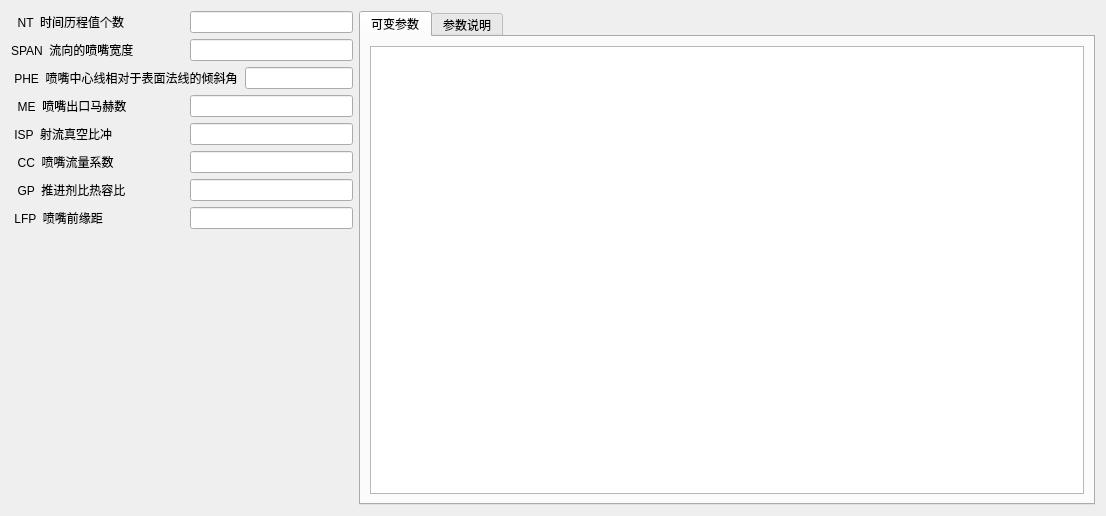
<?xml version="1.0" encoding="UTF-8"?>
<ui version="4.0">
 <class>TRNJET</class>
 <widget class="QWidget" name="TRNJET">
  <property name="geometry">
   <rect>
    <x>0</x>
    <y>0</y>
    <width>1106</width>
    <height>516</height>
   </rect>
  </property>
  <property name="windowTitle">
   <string>横向射流控制装置</string>
  </property>
  <layout class="QHBoxLayout" name="horizontalLayout">
   <item>
    <layout class="QVBoxLayout" name="verticalLayout">
     <item>
      <layout class="QHBoxLayout" name="horizontalLayout_2">
       <item>
        <widget class="QLabel" name="label_NT">
         <property name="text">
          <string>  NT  时间历程值个数</string>
         </property>
        </widget>
       </item>
       <item>
        <spacer name="horizontalSpacer_2">
         <property name="orientation">
          <enum>Qt::Horizontal</enum>
         </property>
         <property name="sizeType">
          <enum>QSizePolicy::Preferred</enum>
         </property>
         <property name="sizeHint" stdset="0">
          <size>
           <width>10</width>
           <height>20</height>
          </size>
         </property>
        </spacer>
       </item>
       <item>
        <widget class="QLineEdit" name="NT">
         <property name="sizePolicy">
          <sizepolicy hsizetype="Preferred" vsizetype="Fixed">
           <horstretch>0</horstretch>
           <verstretch>0</verstretch>
          </sizepolicy>
         </property>
         <property name="minimumSize">
          <size>
           <width>80</width>
           <height>0</height>
          </size>
         </property>
         <property name="toolTip">
          <string>number of time history values,maximum of 10 &lt;br&gt;时间历史值的个数 </string>
         </property>
        </widget>
       </item>
      </layout>
     </item>
     <item>
      <layout class="QHBoxLayout" name="horizontalLayout_3">
       <item>
        <widget class="QLabel" name="label_SPAN">
         <property name="text">
          <string>SPAN  流向的喷嘴宽度</string>
         </property>
        </widget>
       </item>
       <item>
        <spacer name="horizontalSpacer_3">
         <property name="orientation">
          <enum>Qt::Horizontal</enum>
         </property>
         <property name="sizeType">
          <enum>QSizePolicy::Preferred</enum>
         </property>
         <property name="sizeHint" stdset="0">
          <size>
           <width>10</width>
           <height>20</height>
          </size>
         </property>
        </spacer>
       </item>
       <item>
        <widget class="QLineEdit" name="SPAN">
         <property name="sizePolicy">
          <sizepolicy hsizetype="Preferred" vsizetype="Fixed">
           <horstretch>0</horstretch>
           <verstretch>0</verstretch>
          </sizepolicy>
         </property>
         <property name="minimumSize">
          <size>
           <width>80</width>
           <height>0</height>
          </size>
         </property>
         <property name="toolTip">
          <string>span of nozzle normal to flow direction &lt;br&gt;来流方向的喷嘴宽度 </string>
         </property>
        </widget>
       </item>
      </layout>
     </item>
     <item>
      <layout class="QHBoxLayout" name="horizontalLayout_4">
       <item>
        <widget class="QLabel" name="label_PHE">
         <property name="text">
          <string> PHE  喷嘴中心线相对于表面法线的倾斜角</string>
         </property>
        </widget>
       </item>
       <item>
        <spacer name="horizontalSpacer_4">
         <property name="orientation">
          <enum>Qt::Horizontal</enum>
         </property>
         <property name="sizeType">
          <enum>QSizePolicy::Preferred</enum>
         </property>
         <property name="sizeHint" stdset="0">
          <size>
           <width>1</width>
           <height>20</height>
          </size>
         </property>
        </spacer>
       </item>
       <item>
        <widget class="QLineEdit" name="PHE">
         <property name="sizePolicy">
          <sizepolicy hsizetype="Preferred" vsizetype="Fixed">
           <horstretch>0</horstretch>
           <verstretch>0</verstretch>
          </sizepolicy>
         </property>
         <property name="minimumSize">
          <size>
           <width>80</width>
           <height>0</height>
          </size>
         </property>
         <property name="toolTip">
          <string>inclination of nozzle center line relative to an axis normal to surface &lt;br&gt;喷嘴中心线相对于表面法线的倾斜角</string>
         </property>
        </widget>
       </item>
      </layout>
     </item>
     <item>
      <layout class="QHBoxLayout" name="horizontalLayout_5">
       <item>
        <widget class="QLabel" name="label_ME">
         <property name="text">
          <string>  ME  喷嘴出口马赫数 </string>
         </property>
        </widget>
       </item>
       <item>
        <spacer name="horizontalSpacer_5">
         <property name="orientation">
          <enum>Qt::Horizontal</enum>
         </property>
         <property name="sizeType">
          <enum>QSizePolicy::Preferred</enum>
         </property>
         <property name="sizeHint" stdset="0">
          <size>
           <width>10</width>
           <height>20</height>
          </size>
         </property>
        </spacer>
       </item>
       <item>
        <widget class="QLineEdit" name="ME">
         <property name="sizePolicy">
          <sizepolicy hsizetype="Preferred" vsizetype="Fixed">
           <horstretch>0</horstretch>
           <verstretch>0</verstretch>
          </sizepolicy>
         </property>
         <property name="minimumSize">
          <size>
           <width>80</width>
           <height>0</height>
          </size>
         </property>
         <property name="toolTip">
          <string>ME&lt;br&gt;喷嘴出口马赫数 </string>
         </property>
        </widget>
       </item>
      </layout>
     </item>
     <item>
      <layout class="QHBoxLayout" name="horizontalLayout_6">
       <item>
        <widget class="QLabel" name="label_ISP">
         <property name="text">
          <string> ISP  射流真空比冲</string>
         </property>
        </widget>
       </item>
       <item>
        <spacer name="horizontalSpacer_6">
         <property name="orientation">
          <enum>Qt::Horizontal</enum>
         </property>
         <property name="sizeType">
          <enum>QSizePolicy::Preferred</enum>
         </property>
         <property name="sizeHint" stdset="0">
          <size>
           <width>10</width>
           <height>20</height>
          </size>
         </property>
        </spacer>
       </item>
       <item>
        <widget class="QLineEdit" name="ISP">
         <property name="sizePolicy">
          <sizepolicy hsizetype="Preferred" vsizetype="Fixed">
           <horstretch>0</horstretch>
           <verstretch>0</verstretch>
          </sizepolicy>
         </property>
         <property name="minimumSize">
          <size>
           <width>80</width>
           <height>0</height>
          </size>
         </property>
         <property name="toolTip">
          <string>jet vacuum specific impulse&lt;br&gt;射流真空比冲</string>
         </property>
        </widget>
       </item>
      </layout>
     </item>
     <item>
      <layout class="QHBoxLayout" name="horizontalLayout_7">
       <item>
        <widget class="QLabel" name="label_CC">
         <property name="text">
          <string>  CC  喷嘴流量系数</string>
         </property>
        </widget>
       </item>
       <item>
        <spacer name="horizontalSpacer_7">
         <property name="orientation">
          <enum>Qt::Horizontal</enum>
         </property>
         <property name="sizeType">
          <enum>QSizePolicy::Preferred</enum>
         </property>
         <property name="sizeHint" stdset="0">
          <size>
           <width>10</width>
           <height>20</height>
          </size>
         </property>
        </spacer>
       </item>
       <item>
        <widget class="QLineEdit" name="CC">
         <property name="sizePolicy">
          <sizepolicy hsizetype="Preferred" vsizetype="Fixed">
           <horstretch>0</horstretch>
           <verstretch>0</verstretch>
          </sizepolicy>
         </property>
         <property name="minimumSize">
          <size>
           <width>80</width>
           <height>0</height>
          </size>
         </property>
         <property name="toolTip">
          <string>nozzle discharge coefficient&lt;br&gt;喷嘴流量系数</string>
         </property>
        </widget>
       </item>
      </layout>
     </item>
     <item>
      <layout class="QHBoxLayout" name="horizontalLayout_8">
       <item>
        <widget class="QLabel" name="label_GP">
         <property name="text">
          <string>  GP  推进剂比热容比</string>
         </property>
        </widget>
       </item>
       <item>
        <spacer name="horizontalSpacer_8">
         <property name="orientation">
          <enum>Qt::Horizontal</enum>
         </property>
         <property name="sizeType">
          <enum>QSizePolicy::Preferred</enum>
         </property>
         <property name="sizeHint" stdset="0">
          <size>
           <width>10</width>
           <height>20</height>
          </size>
         </property>
        </spacer>
       </item>
       <item>
        <widget class="QLineEdit" name="GP">
         <property name="sizePolicy">
          <sizepolicy hsizetype="Preferred" vsizetype="Fixed">
           <horstretch>0</horstretch>
           <verstretch>0</verstretch>
          </sizepolicy>
         </property>
         <property name="minimumSize">
          <size>
           <width>80</width>
           <height>0</height>
          </size>
         </property>
         <property name="toolTip">
          <string>specific heat ratio of propellant &lt;br&gt;推进剂比热容比</string>
         </property>
        </widget>
       </item>
      </layout>
     </item>
     <item>
      <layout class="QHBoxLayout" name="horizontalLayout_9">
       <item>
        <widget class="QLabel" name="label_LFP">
         <property name="text">
          <string> LFP  喷嘴前缘距</string>
         </property>
        </widget>
       </item>
       <item>
        <spacer name="horizontalSpacer_9">
         <property name="orientation">
          <enum>Qt::Horizontal</enum>
         </property>
         <property name="sizeType">
          <enum>QSizePolicy::Preferred</enum>
         </property>
         <property name="sizeHint" stdset="0">
          <size>
           <width>10</width>
           <height>20</height>
          </size>
         </property>
        </spacer>
       </item>
       <item>
        <widget class="QLineEdit" name="LFP">
         <property name="sizePolicy">
          <sizepolicy hsizetype="Preferred" vsizetype="Fixed">
           <horstretch>0</horstretch>
           <verstretch>0</verstretch>
          </sizepolicy>
         </property>
         <property name="minimumSize">
          <size>
           <width>80</width>
           <height>0</height>
          </size>
         </property>
         <property name="toolTip">
          <string> distance of nozzle from plate leading edge &lt;br&gt; 喷嘴前缘距</string>
         </property>
        </widget>
       </item>
      </layout>
     </item>
     <item>
      <spacer name="verticalSpacer">
       <property name="orientation">
        <enum>Qt::Vertical</enum>
       </property>
       <property name="sizeHint" stdset="0">
        <size>
         <width>20</width>
         <height>40</height>
        </size>
       </property>
      </spacer>
     </item>
    </layout>
   </item>
   <item>
    <widget class="QTabWidget" name="tabWidget_input">
     <property name="currentIndex">
      <number>0</number>
     </property>
     <widget class="QWidget" name="tab_4">
      <attribute name="title">
       <string>可变参数</string>
      </attribute>
      <layout class="QHBoxLayout" name="horizontalLayout_19">
       <item>
        <widget class="QTableWidget" name="tableWidget_timeVar"/>
       </item>
      </layout>
     </widget>
     <widget class="QWidget" name="tab_3">
      <attribute name="title">
       <string>参数说明</string>
      </attribute>
      <layout class="QHBoxLayout" name="horizontalLayout_17">
       <item>
        <widget class="QTextBrowser" name="textBrowser">
         <property name="html">
          <string>&lt;!DOCTYPE HTML PUBLIC &quot;-//W3C//DTD HTML 4.0//EN&quot; &quot;http://www.w3.org/TR/REC-html40/strict.dtd&quot;&gt;
&lt;html&gt;&lt;head&gt;&lt;meta name=&quot;qrichtext&quot; content=&quot;1&quot; /&gt;&lt;style type=&quot;text/css&quot;&gt;
p, li { white-space: pre-wrap; }
&lt;/style&gt;&lt;/head&gt;&lt;body style=&quot; font-family:'SimSun'; font-size:9pt; font-weight:400; font-style:normal;&quot;&gt;
&lt;p style=&quot; margin-top:0px; margin-bottom:0px; margin-left:0px; margin-right:0px; -qt-block-indent:0; text-indent:0px;&quot;&gt;  &lt;/p&gt;
&lt;p style=&quot; margin-top:0px; margin-bottom:0px; margin-left:0px; margin-right:0px; -qt-block-indent:0; text-indent:0px;&quot;&gt;&lt;a name=&quot;readme&quot;&gt;&lt;/a&gt;    &lt;/p&gt;
&lt;p style=&quot; margin-top:18px; margin-bottom:12px; margin-left:0px; margin-right:0px; -qt-block-indent:0; text-indent:0px;&quot;&gt;&lt;a name=&quot;user-content-namelist-trnjet选项卡&quot;&gt;&lt;/a&gt;&lt;span style=&quot; font-size:xx-large; font-weight:600;&quot;&gt;N&lt;/span&gt;&lt;span style=&quot; font-size:xx-large; font-weight:600;&quot;&gt;AMELIST TRNJET选项卡&lt;/span&gt;&lt;/p&gt;
&lt;p style=&quot; margin-top:16px; margin-bottom:12px; margin-left:0px; margin-right:0px; -qt-block-indent:0; text-indent:0px;&quot;&gt;&lt;a name=&quot;user-content-transverse-jet-control-input--横向喷流控制装置的输入项&quot;&gt;&lt;/a&gt;&lt;span style=&quot; font-size:x-large; font-weight:600;&quot;&gt;t&lt;/span&gt;&lt;span style=&quot; font-size:x-large; font-weight:600;&quot;&gt;ransverse-jet control input  横向喷流控制装置的输入项&lt;/span&gt;&lt;/p&gt;
&lt;p style=&quot; margin-top:12px; margin-bottom:12px; margin-left:0px; margin-right:0px; -qt-block-indent:0; text-indent:0px;&quot;&gt;&lt;br /&gt;Input for NAMELIST TRNJET&lt;br /&gt;&lt;/p&gt;
&lt;p style=&quot; margin-top:14px; margin-bottom:12px; margin-left:0px; margin-right:0px; -qt-block-indent:0; text-indent:0px;&quot;&gt;&lt;a name=&quot;user-content-参数示意图&quot;&gt;&lt;/a&gt;&lt;span style=&quot; font-size:large; font-weight:600;&quot;&gt;参&lt;/span&gt;&lt;span style=&quot; font-size:large; font-weight:600;&quot;&gt;数示意图&lt;/span&gt;&lt;/p&gt;
&lt;p style=&quot; margin-top:12px; margin-bottom:12px; margin-left:0px; margin-right:0px; -qt-block-indent:0; text-indent:0px;&quot;&gt;&lt;img src=&quot;wiki/fig/TRNJET.png&quot; /&gt;&lt;br /&gt;&lt;/p&gt;
&lt;p style=&quot; margin-top:14px; margin-bottom:12px; margin-left:0px; margin-right:0px; -qt-block-indent:0; text-indent:0px;&quot;&gt;&lt;a name=&quot;user-content-参数表&quot;&gt;&lt;/a&gt;&lt;span style=&quot; font-size:large; font-weight:600;&quot;&gt;参&lt;/span&gt;&lt;span style=&quot; font-size:large; font-weight:600;&quot;&gt;数表&lt;/span&gt;&lt;/p&gt;
&lt;p style=&quot; margin-top:12px; margin-bottom:12px; margin-left:0px; margin-right:0px; -qt-block-indent:0; text-indent:0px;&quot;&gt;&lt;img src=&quot;wiki/fig/TRNJET-para.png&quot; /&gt;&lt;br /&gt;&lt;/p&gt;
&lt;p style=&quot; margin-top:16px; margin-bottom:12px; margin-left:0px; margin-right:0px; -qt-block-indent:0; text-indent:0px;&quot;&gt;&lt;a name=&quot;user-content-参数表-1&quot;&gt;&lt;/a&gt;&lt;span style=&quot; font-size:x-large; font-weight:600;&quot;&gt;参&lt;/span&gt;&lt;span style=&quot; font-size:x-large; font-weight:600;&quot;&gt;数表&lt;/span&gt;&lt;/p&gt;
&lt;table border=&quot;0&quot; style=&quot; margin-top:0px; margin-bottom:0px; margin-left:0px; margin-right:0px;&quot; cellspacing=&quot;2&quot; cellpadding=&quot;0&quot;&gt;&lt;thead&gt;
&lt;tr&gt;
&lt;td&gt;
&lt;p align=&quot;center&quot; style=&quot; margin-top:0px; margin-bottom:0px; margin-left:0px; margin-right:0px; -qt-block-indent:0; text-indent:0px;&quot;&gt;&lt;span style=&quot; font-weight:600;&quot;&gt;工程量&lt;/span&gt;&lt;/p&gt;&lt;/td&gt;
&lt;td&gt;
&lt;p align=&quot;center&quot; style=&quot; margin-top:0px; margin-bottom:0px; margin-left:0px; margin-right:0px; -qt-block-indent:0; text-indent:0px;&quot;&gt;&lt;span style=&quot; font-weight:600;&quot;&gt;VariableName&lt;/span&gt;&lt;/p&gt;&lt;/td&gt;
&lt;td&gt;
&lt;p style=&quot; margin-top:0px; margin-bottom:0px; margin-left:0px; margin-right:0px; -qt-block-indent:0; text-indent:0px;&quot;&gt;&lt;span style=&quot; font-weight:600;&quot;&gt;别名&lt;/span&gt;&lt;/p&gt;&lt;/td&gt;
&lt;td&gt;
&lt;p align=&quot;center&quot; style=&quot; margin-top:0px; margin-bottom:0px; margin-left:0px; margin-right:0px; -qt-block-indent:0; text-indent:0px;&quot;&gt;&lt;span style=&quot; font-weight:600;&quot;&gt;长度限制&lt;/span&gt;&lt;/p&gt;&lt;/td&gt;
&lt;td&gt;
&lt;p style=&quot; margin-top:0px; margin-bottom:0px; margin-left:0px; margin-right:0px; -qt-block-indent:0; text-indent:0px;&quot;&gt;&lt;span style=&quot; font-weight:600;&quot;&gt;Definition&lt;/span&gt;&lt;/p&gt;&lt;/td&gt;
&lt;td&gt;
&lt;p style=&quot; margin-top:0px; margin-bottom:0px; margin-left:0px; margin-right:0px; -qt-block-indent:0; text-indent:0px;&quot;&gt;&lt;span style=&quot; font-weight:600;&quot;&gt;参数说明&lt;/span&gt;&lt;/p&gt;&lt;/td&gt;&lt;/tr&gt;&lt;/thead&gt;
&lt;tr&gt;
&lt;td&gt;&lt;/td&gt;
&lt;td&gt;
&lt;p align=&quot;center&quot; style=&quot; margin-top:0px; margin-bottom:0px; margin-left:0px; margin-right:0px; -qt-block-indent:0; text-indent:0px;&quot;&gt;NT&lt;/p&gt;&lt;/td&gt;
&lt;td&gt;
&lt;p style=&quot; margin-top:0px; margin-bottom:0px; margin-left:0px; margin-right:0px; -qt-block-indent:0; text-indent:0px;&quot;&gt;时间历程值的个数&lt;/p&gt;&lt;/td&gt;
&lt;td&gt;
&lt;p align=&quot;center&quot; style=&quot; margin-top:0px; margin-bottom:0px; margin-left:0px; margin-right:0px; -qt-block-indent:0; text-indent:0px;&quot;&gt;0&lt;/p&gt;&lt;/td&gt;
&lt;td&gt;
&lt;p style=&quot; margin-top:0px; margin-bottom:0px; margin-left:0px; margin-right:0px; -qt-block-indent:0; text-indent:0px;&quot;&gt;number of time history values,maximum of 10&lt;/p&gt;&lt;/td&gt;
&lt;td&gt;
&lt;p style=&quot; margin-top:0px; margin-bottom:0px; margin-left:0px; margin-right:0px; -qt-block-indent:0; text-indent:0px;&quot;&gt;时间历史值的个数&lt;/p&gt;&lt;/td&gt;&lt;/tr&gt;
&lt;tr&gt;
&lt;td&gt;
&lt;p align=&quot;center&quot; style=&quot; margin-top:0px; margin-bottom:0px; margin-left:0px; margin-right:0px; -qt-block-indent:0; text-indent:0px;&quot;&gt;t&lt;/p&gt;&lt;/td&gt;
&lt;td&gt;
&lt;p align=&quot;center&quot; style=&quot; margin-top:0px; margin-bottom:0px; margin-left:0px; margin-right:0px; -qt-block-indent:0; text-indent:0px;&quot;&gt;TIME&lt;/p&gt;&lt;/td&gt;
&lt;td&gt;
&lt;p style=&quot; margin-top:0px; margin-bottom:0px; margin-left:0px; margin-right:0px; -qt-block-indent:0; text-indent:0px;&quot;&gt;时间历程&lt;/p&gt;&lt;/td&gt;
&lt;td&gt;
&lt;p align=&quot;center&quot; style=&quot; margin-top:0px; margin-bottom:0px; margin-left:0px; margin-right:0px; -qt-block-indent:0; text-indent:0px;&quot;&gt;10&lt;/p&gt;&lt;/td&gt;
&lt;td&gt;
&lt;p style=&quot; margin-top:0px; margin-bottom:0px; margin-left:0px; margin-right:0px; -qt-block-indent:0; text-indent:0px;&quot;&gt;time history&lt;/p&gt;&lt;/td&gt;
&lt;td&gt;
&lt;p style=&quot; margin-top:0px; margin-bottom:0px; margin-left:0px; margin-right:0px; -qt-block-indent:0; text-indent:0px;&quot;&gt;时间历史&lt;/p&gt;&lt;/td&gt;&lt;/tr&gt;
&lt;tr&gt;
&lt;td&gt;
&lt;p align=&quot;center&quot; style=&quot; margin-top:0px; margin-bottom:0px; margin-left:0px; margin-right:0px; -qt-block-indent:0; text-indent:0px;&quot;&gt;Fc&lt;/p&gt;&lt;/td&gt;
&lt;td&gt;
&lt;p align=&quot;center&quot; style=&quot; margin-top:0px; margin-bottom:0px; margin-left:0px; margin-right:0px; -qt-block-indent:0; text-indent:0px;&quot;&gt;FC&lt;/p&gt;&lt;/td&gt;
&lt;td&gt;
&lt;p style=&quot; margin-top:0px; margin-bottom:0px; margin-left:0px; margin-right:0px; -qt-block-indent:0; text-indent:0px;&quot;&gt;配平所需的控制力的时间历程&lt;/p&gt;&lt;/td&gt;
&lt;td&gt;
&lt;p align=&quot;center&quot; style=&quot; margin-top:0px; margin-bottom:0px; margin-left:0px; margin-right:0px; -qt-block-indent:0; text-indent:0px;&quot;&gt;10&lt;/p&gt;&lt;/td&gt;
&lt;td&gt;
&lt;p style=&quot; margin-top:0px; margin-bottom:0px; margin-left:0px; margin-right:0px; -qt-block-indent:0; text-indent:0px;&quot;&gt;time history of control force required to trim&lt;/p&gt;&lt;/td&gt;
&lt;td&gt;
&lt;p style=&quot; margin-top:0px; margin-bottom:0px; margin-left:0px; margin-right:0px; -qt-block-indent:0; text-indent:0px;&quot;&gt;配平所需的控制力的时间历程&lt;/p&gt;&lt;/td&gt;&lt;/tr&gt;
&lt;tr&gt;
&lt;td&gt;
&lt;p align=&quot;center&quot; style=&quot; margin-top:0px; margin-bottom:0px; margin-left:0px; margin-right:0px; -qt-block-indent:0; text-indent:0px;&quot;&gt;α∞&lt;/p&gt;&lt;/td&gt;
&lt;td&gt;
&lt;p align=&quot;center&quot; style=&quot; margin-top:0px; margin-bottom:0px; margin-left:0px; margin-right:0px; -qt-block-indent:0; text-indent:0px;&quot;&gt;ALPHA&lt;/p&gt;&lt;/td&gt;
&lt;td&gt;
&lt;p style=&quot; margin-top:0px; margin-bottom:0px; margin-left:0px; margin-right:0px; -qt-block-indent:0; text-indent:0px;&quot;&gt;姿态的时间历程&lt;/p&gt;&lt;/td&gt;
&lt;td&gt;
&lt;p align=&quot;center&quot; style=&quot; margin-top:0px; margin-bottom:0px; margin-left:0px; margin-right:0px; -qt-block-indent:0; text-indent:0px;&quot;&gt;10&lt;/p&gt;&lt;/td&gt;
&lt;td&gt;
&lt;p style=&quot; margin-top:0px; margin-bottom:0px; margin-left:0px; margin-right:0px; -qt-block-indent:0; text-indent:0px;&quot;&gt;time history of attitude&lt;/p&gt;&lt;/td&gt;
&lt;td&gt;
&lt;p style=&quot; margin-top:0px; margin-bottom:0px; margin-left:0px; margin-right:0px; -qt-block-indent:0; text-indent:0px;&quot;&gt;姿态的时间历程&lt;/p&gt;&lt;/td&gt;&lt;/tr&gt;
&lt;tr&gt;
&lt;td&gt;&lt;/td&gt;
&lt;td&gt;
&lt;p align=&quot;center&quot; style=&quot; margin-top:0px; margin-bottom:0px; margin-left:0px; margin-right:0px; -qt-block-indent:0; text-indent:0px;&quot;&gt;LAMNRJ&lt;/p&gt;&lt;/td&gt;
&lt;td&gt;
&lt;p style=&quot; margin-top:0px; margin-bottom:0px; margin-left:0px; margin-right:0px; -qt-block-indent:0; text-indent:0px;&quot;&gt;边界层时间历程&lt;/p&gt;&lt;/td&gt;
&lt;td&gt;
&lt;p align=&quot;center&quot; style=&quot; margin-top:0px; margin-bottom:0px; margin-left:0px; margin-right:0px; -qt-block-indent:0; text-indent:0px;&quot;&gt;10&lt;/p&gt;&lt;/td&gt;
&lt;td&gt;
&lt;p style=&quot; margin-top:0px; margin-bottom:0px; margin-left:0px; margin-right:0px; -qt-block-indent:0; text-indent:0px;&quot;&gt;time history of boundary layer,where&lt;br /&gt; =.TRUE. -Boundary layer is laminar at jet&lt;br /&gt; =.FALSE. -Boundary layer is turbulent at jet&lt;/p&gt;&lt;/td&gt;
&lt;td&gt;
&lt;p style=&quot; margin-top:0px; margin-bottom:0px; margin-left:0px; margin-right:0px; -qt-block-indent:0; text-indent:0px;&quot;&gt;边界层时间历程,当&lt;br /&gt; =.TRUE. -层流边界层&lt;br /&gt; =.FALSE. -湍流边界层&lt;/p&gt;&lt;/td&gt;&lt;/tr&gt;
&lt;tr&gt;
&lt;td&gt;
&lt;p align=&quot;center&quot; style=&quot; margin-top:0px; margin-bottom:0px; margin-left:0px; margin-right:0px; -qt-block-indent:0; text-indent:0px;&quot;&gt;b&lt;/p&gt;&lt;/td&gt;
&lt;td&gt;
&lt;p align=&quot;center&quot; style=&quot; margin-top:0px; margin-bottom:0px; margin-left:0px; margin-right:0px; -qt-block-indent:0; text-indent:0px;&quot;&gt;SPAN&lt;/p&gt;&lt;/td&gt;
&lt;td&gt;
&lt;p style=&quot; margin-top:0px; margin-bottom:0px; margin-left:0px; margin-right:0px; -qt-block-indent:0; text-indent:0px;&quot;&gt;流向的喷嘴宽度&lt;/p&gt;&lt;/td&gt;
&lt;td&gt;
&lt;p align=&quot;center&quot; style=&quot; margin-top:0px; margin-bottom:0px; margin-left:0px; margin-right:0px; -qt-block-indent:0; text-indent:0px;&quot;&gt;0&lt;/p&gt;&lt;/td&gt;
&lt;td&gt;
&lt;p style=&quot; margin-top:0px; margin-bottom:0px; margin-left:0px; margin-right:0px; -qt-block-indent:0; text-indent:0px;&quot;&gt;span of nozzle normal to flow direction&lt;/p&gt;&lt;/td&gt;
&lt;td&gt;
&lt;p style=&quot; margin-top:0px; margin-bottom:0px; margin-left:0px; margin-right:0px; -qt-block-indent:0; text-indent:0px;&quot;&gt;来流方向的喷嘴宽度&lt;/p&gt;&lt;/td&gt;&lt;/tr&gt;
&lt;tr&gt;
&lt;td&gt;
&lt;p align=&quot;center&quot; style=&quot; margin-top:0px; margin-bottom:0px; margin-left:0px; margin-right:0px; -qt-block-indent:0; text-indent:0px;&quot;&gt;ø&lt;/p&gt;&lt;/td&gt;
&lt;td&gt;
&lt;p align=&quot;center&quot; style=&quot; margin-top:0px; margin-bottom:0px; margin-left:0px; margin-right:0px; -qt-block-indent:0; text-indent:0px;&quot;&gt;PHE&lt;/p&gt;&lt;/td&gt;
&lt;td&gt;
&lt;p style=&quot; margin-top:0px; margin-bottom:0px; margin-left:0px; margin-right:0px; -qt-block-indent:0; text-indent:0px;&quot;&gt;喷嘴中心线相对于表面法线的倾斜角&lt;/p&gt;&lt;/td&gt;
&lt;td&gt;
&lt;p align=&quot;center&quot; style=&quot; margin-top:0px; margin-bottom:0px; margin-left:0px; margin-right:0px; -qt-block-indent:0; text-indent:0px;&quot;&gt;0&lt;/p&gt;&lt;/td&gt;
&lt;td&gt;
&lt;p style=&quot; margin-top:0px; margin-bottom:0px; margin-left:0px; margin-right:0px; -qt-block-indent:0; text-indent:0px;&quot;&gt;inclination of nozzle center line relative to an axis normal to surface&lt;/p&gt;&lt;/td&gt;
&lt;td&gt;
&lt;p style=&quot; margin-top:0px; margin-bottom:0px; margin-left:0px; margin-right:0px; -qt-block-indent:0; text-indent:0px;&quot;&gt;喷嘴中心线相对于表面法线的倾斜角&lt;/p&gt;&lt;/td&gt;&lt;/tr&gt;
&lt;tr&gt;
&lt;td&gt;
&lt;p align=&quot;center&quot; style=&quot; margin-top:0px; margin-bottom:0px; margin-left:0px; margin-right:0px; -qt-block-indent:0; text-indent:0px;&quot;&gt;Me&lt;/p&gt;&lt;/td&gt;
&lt;td&gt;
&lt;p align=&quot;center&quot; style=&quot; margin-top:0px; margin-bottom:0px; margin-left:0px; margin-right:0px; -qt-block-indent:0; text-indent:0px;&quot;&gt;ME&lt;/p&gt;&lt;/td&gt;
&lt;td&gt;
&lt;p style=&quot; margin-top:0px; margin-bottom:0px; margin-left:0px; margin-right:0px; -qt-block-indent:0; text-indent:0px;&quot;&gt;喷嘴出口马赫数&lt;/p&gt;&lt;/td&gt;
&lt;td&gt;
&lt;p align=&quot;center&quot; style=&quot; margin-top:0px; margin-bottom:0px; margin-left:0px; margin-right:0px; -qt-block-indent:0; text-indent:0px;&quot;&gt;0&lt;/p&gt;&lt;/td&gt;
&lt;td&gt;
&lt;p style=&quot; margin-top:0px; margin-bottom:0px; margin-left:0px; margin-right:0px; -qt-block-indent:0; text-indent:0px;&quot;&gt;nozzle exit mach number&lt;/p&gt;&lt;/td&gt;
&lt;td&gt;
&lt;p style=&quot; margin-top:0px; margin-bottom:0px; margin-left:0px; margin-right:0px; -qt-block-indent:0; text-indent:0px;&quot;&gt;喷嘴出口马赫数&lt;/p&gt;&lt;/td&gt;&lt;/tr&gt;
&lt;tr&gt;
&lt;td&gt;
&lt;p align=&quot;center&quot; style=&quot; margin-top:0px; margin-bottom:0px; margin-left:0px; margin-right:0px; -qt-block-indent:0; text-indent:0px;&quot;&gt;Isp&lt;/p&gt;&lt;/td&gt;
&lt;td&gt;
&lt;p align=&quot;center&quot; style=&quot; margin-top:0px; margin-bottom:0px; margin-left:0px; margin-right:0px; -qt-block-indent:0; text-indent:0px;&quot;&gt;ISP&lt;/p&gt;&lt;/td&gt;
&lt;td&gt;
&lt;p style=&quot; margin-top:0px; margin-bottom:0px; margin-left:0px; margin-right:0px; -qt-block-indent:0; text-indent:0px;&quot;&gt;射流真空比冲&lt;/p&gt;&lt;/td&gt;
&lt;td&gt;
&lt;p align=&quot;center&quot; style=&quot; margin-top:0px; margin-bottom:0px; margin-left:0px; margin-right:0px; -qt-block-indent:0; text-indent:0px;&quot;&gt;0&lt;/p&gt;&lt;/td&gt;
&lt;td&gt;
&lt;p style=&quot; margin-top:0px; margin-bottom:0px; margin-left:0px; margin-right:0px; -qt-block-indent:0; text-indent:0px;&quot;&gt;jet vacuum specific impulse&lt;/p&gt;&lt;/td&gt;
&lt;td&gt;
&lt;p style=&quot; margin-top:0px; margin-bottom:0px; margin-left:0px; margin-right:0px; -qt-block-indent:0; text-indent:0px;&quot;&gt;射流真空比冲&lt;/p&gt;&lt;/td&gt;&lt;/tr&gt;
&lt;tr&gt;
&lt;td&gt;
&lt;p align=&quot;center&quot; style=&quot; margin-top:0px; margin-bottom:0px; margin-left:0px; margin-right:0px; -qt-block-indent:0; text-indent:0px;&quot;&gt;c&lt;/p&gt;&lt;/td&gt;
&lt;td&gt;
&lt;p align=&quot;center&quot; style=&quot; margin-top:0px; margin-bottom:0px; margin-left:0px; margin-right:0px; -qt-block-indent:0; text-indent:0px;&quot;&gt;CC&lt;/p&gt;&lt;/td&gt;
&lt;td&gt;
&lt;p style=&quot; margin-top:0px; margin-bottom:0px; margin-left:0px; margin-right:0px; -qt-block-indent:0; text-indent:0px;&quot;&gt;喷嘴流量系数&lt;/p&gt;&lt;/td&gt;
&lt;td&gt;
&lt;p align=&quot;center&quot; style=&quot; margin-top:0px; margin-bottom:0px; margin-left:0px; margin-right:0px; -qt-block-indent:0; text-indent:0px;&quot;&gt;0&lt;/p&gt;&lt;/td&gt;
&lt;td&gt;
&lt;p style=&quot; margin-top:0px; margin-bottom:0px; margin-left:0px; margin-right:0px; -qt-block-indent:0; text-indent:0px;&quot;&gt;nozzle discharge coefficient&lt;/p&gt;&lt;/td&gt;
&lt;td&gt;
&lt;p style=&quot; margin-top:0px; margin-bottom:0px; margin-left:0px; margin-right:0px; -qt-block-indent:0; text-indent:0px;&quot;&gt;喷嘴流量系数&lt;/p&gt;&lt;/td&gt;&lt;/tr&gt;
&lt;tr&gt;
&lt;td&gt;
&lt;p align=&quot;center&quot; style=&quot; margin-top:0px; margin-bottom:0px; margin-left:0px; margin-right:0px; -qt-block-indent:0; text-indent:0px;&quot;&gt;γ&lt;/p&gt;&lt;/td&gt;
&lt;td&gt;
&lt;p align=&quot;center&quot; style=&quot; margin-top:0px; margin-bottom:0px; margin-left:0px; margin-right:0px; -qt-block-indent:0; text-indent:0px;&quot;&gt;GP&lt;/p&gt;&lt;/td&gt;
&lt;td&gt;
&lt;p style=&quot; margin-top:0px; margin-bottom:0px; margin-left:0px; margin-right:0px; -qt-block-indent:0; text-indent:0px;&quot;&gt;推进剂比热容比&lt;/p&gt;&lt;/td&gt;
&lt;td&gt;
&lt;p align=&quot;center&quot; style=&quot; margin-top:0px; margin-bottom:0px; margin-left:0px; margin-right:0px; -qt-block-indent:0; text-indent:0px;&quot;&gt;0&lt;/p&gt;&lt;/td&gt;
&lt;td&gt;
&lt;p style=&quot; margin-top:0px; margin-bottom:0px; margin-left:0px; margin-right:0px; -qt-block-indent:0; text-indent:0px;&quot;&gt;specific heat ratio of propellant&lt;/p&gt;&lt;/td&gt;
&lt;td&gt;
&lt;p style=&quot; margin-top:0px; margin-bottom:0px; margin-left:0px; margin-right:0px; -qt-block-indent:0; text-indent:0px;&quot;&gt;推进剂比热容比&lt;/p&gt;&lt;/td&gt;&lt;/tr&gt;
&lt;tr&gt;
&lt;td&gt;
&lt;p align=&quot;center&quot; style=&quot; margin-top:0px; margin-bottom:0px; margin-left:0px; margin-right:0px; -qt-block-indent:0; text-indent:0px;&quot;&gt;L&lt;/p&gt;&lt;/td&gt;
&lt;td&gt;
&lt;p align=&quot;center&quot; style=&quot; margin-top:0px; margin-bottom:0px; margin-left:0px; margin-right:0px; -qt-block-indent:0; text-indent:0px;&quot;&gt;LFP&lt;/p&gt;&lt;/td&gt;
&lt;td&gt;
&lt;p style=&quot; margin-top:0px; margin-bottom:0px; margin-left:0px; margin-right:0px; -qt-block-indent:0; text-indent:0px;&quot;&gt;喷嘴前缘距&lt;/p&gt;&lt;/td&gt;
&lt;td&gt;
&lt;p align=&quot;center&quot; style=&quot; margin-top:0px; margin-bottom:0px; margin-left:0px; margin-right:0px; -qt-block-indent:0; text-indent:0px;&quot;&gt;0&lt;/p&gt;&lt;/td&gt;
&lt;td&gt;
&lt;p style=&quot; margin-top:0px; margin-bottom:0px; margin-left:0px; margin-right:0px; -qt-block-indent:0; text-indent:0px;&quot;&gt;distance of nozzle from plate leading edge&lt;/p&gt;&lt;/td&gt;
&lt;td&gt;
&lt;p style=&quot; margin-top:0px; margin-bottom:0px; margin-left:0px; margin-right:0px; -qt-block-indent:0; text-indent:0px;&quot;&gt;喷嘴前缘距&lt;/p&gt;&lt;/td&gt;&lt;/tr&gt;&lt;/table&gt;
&lt;p style=&quot; margin-top:0px; margin-bottom:0px; margin-left:0px; margin-right:0px; -qt-block-indent:0; text-indent:0px;&quot;&gt;  &lt;/p&gt;&lt;/body&gt;&lt;/html&gt;</string>
         </property>
        </widget>
       </item>
      </layout>
     </widget>
    </widget>
   </item>
  </layout>
  <action name="actionAddRow">
   <property name="icon">
    <iconset resource="card_ico.qrc">
     <normaloff>:/cardIco/rc_card/icos/AddedIcon.ico</normaloff>:/cardIco/rc_card/icos/AddedIcon.ico</iconset>
   </property>
   <property name="text">
    <string>增加行</string>
   </property>
   <property name="toolTip">
    <string>新增行</string>
   </property>
  </action>
  <action name="actionDeleteRow">
   <property name="icon">
    <iconset resource="card_ico.qrc">
     <normaloff>:/cardIco/rc_card/icos/DeletedIcon.ico</normaloff>:/cardIco/rc_card/icos/DeletedIcon.ico</iconset>
   </property>
   <property name="text">
    <string>删除行</string>
   </property>
   <property name="toolTip">
    <string>删除一行</string>
   </property>
  </action>
 </widget>
 <resources>
  <include location="card_rc.qrc"/>
  <include location="card_ico.qrc"/>
 </resources>
 <connections/>
</ui>
